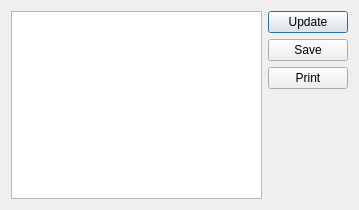
<ui version="4.0" >
 <class>Log</class>
 <widget class="QDialog" name="Log" >
  <property name="geometry" >
   <rect>
    <x>0</x>
    <y>0</y>
    <width>359</width>
    <height>210</height>
   </rect>
  </property>
  <property name="windowTitle" >
   <string>Dialog</string>
  </property>
  <layout class="QGridLayout" >
   <item rowspan="4" row="0" column="0" >
    <widget class="QTextEdit" name="textEdit" >
     <property name="readOnly" >
      <bool>true</bool>
     </property>
    </widget>
   </item>
   <item row="0" column="1" >
    <widget class="QPushButton" name="updateButton" >
     <property name="text" >
      <string>Update</string>
     </property>
     <property name="icon" >
      <iconset>
       <normaloff>images/restart.png</normaloff>images/restart.png</iconset>
     </property>
    </widget>
   </item>
   <item row="1" column="1" >
    <widget class="QPushButton" name="saveButton" >
     <property name="text" >
      <string>Save</string>
     </property>
     <property name="icon" >
      <iconset>
       <normaloff>images/save.png</normaloff>images/save.png</iconset>
     </property>
    </widget>
   </item>
   <item row="2" column="1" >
    <widget class="QPushButton" name="printButton" >
     <property name="text" >
      <string>Print</string>
     </property>
     <property name="icon" >
      <iconset>
       <normaloff>images/print.png</normaloff>images/print.png</iconset>
     </property>
    </widget>
   </item>
   <item row="3" column="1" >
    <spacer>
     <property name="orientation" >
      <enum>Qt::Vertical</enum>
     </property>
     <property name="sizeHint" stdset="0" >
      <size>
       <width>75</width>
       <height>71</height>
      </size>
     </property>
    </spacer>
   </item>
  </layout>
 </widget>
 <resources/>
 <connections/>
</ui>
